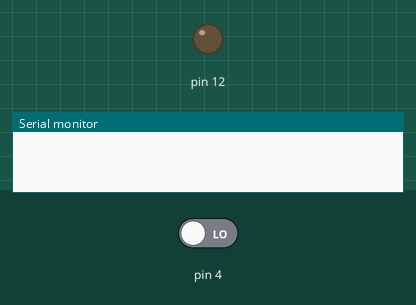
This sketch was run on a simulated Arduino Uno, built with avr-gcc and run on an emulated ATmega328P. Shown: output pins drawn as LEDs (lit = HIGH), the last lines printed to the serial monitor. The inputs (shaded band) are chosen by the test bench; at power-on: pin 4 LOW.

Above: at 1.8 s.
1.9 s: pin 4 driven HIGH
4.9 s: pin 4 driven LOW
At 7.8 s:
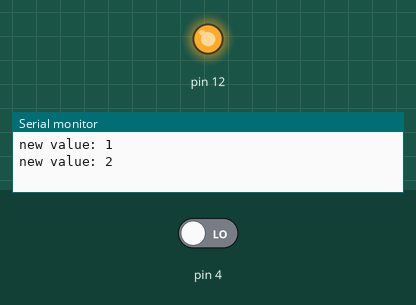
Timing chart, 0 to 13.9 s (numbered marks = the images above; inputs shaded):
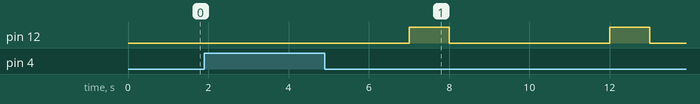

The sketch:

COutputPWM.ino
```cpp
#include <Streaming.h>
#include "COutputPWM.h"

COutputPWM m_oPumpe (12, false, 0, 10);

void setup()
{
  Serial.begin (9600);
}

byte m_byValue = 0;

void loop()
{
  m_oPumpe.Write ();

  if (digitalRead(4))
  {
    m_oPumpe.SetUp (++m_byValue, 10);
    Serial << F("new value: ") << m_byValue << endl;
    delay(1000);
  }
  delay (500);
}
```

COutputPWM.cpp
```cpp
//#define DEBUG_COutputPWM

#include "COutputPWM.h"

//----------------------------------------
// constructor
//----------------------------------------
COutputPWM::COutputPWM (int           i_DO,
                        bool          i_bTimeBased,
                        unsigned long i_tOn,
                        unsigned long i_tTotal)
{
  m_DO         = i_DO;
  m_bTimeBased = i_bTimeBased;
  m_tOn        = i_tOn;
  m_tTotal     = i_tTotal;

  pinMode (i_DO, OUTPUT);
}

//----------------------------------------
// Write
//----------------------------------------
void COutputPWM::Write ()
{
  bool bState = false;
  if (m_bTimeBased)
  {
    unsigned long tNow = millis();
    if (tNow - m_tStart > m_tTotal)
      m_tStart = tNow;
    if (tNow - m_tStart <= m_tOn)
      bState = true;
  }
  else
  {
    if (m_tStart < m_tOn || m_tOn >= m_tTotal)
      bState = true;
    m_tStart++;
    if (m_tStart >= m_tTotal)
      m_tStart = 0;
  }
#ifdef DEBUG_COutputPWM
  Serial << F("COutputPWM::Write() current=") << m_tStart << F(" set=") << m_tOn << "/" << m_tTotal << F(" state=") << bState << endl;
#endif

  if (bState != m_bLastState)
    digitalWrite (m_DO, bState);
  m_bLastState = bState;
}

//----------------------------------------
// SetUp
//----------------------------------------
void COutputPWM::SetUp (unsigned long i_tOn,
                        unsigned long i_tTotal)
{
  m_tOn    = i_tOn;
  m_tTotal = i_tTotal;
}
```

COutputPWM.h
```cpp
#ifndef COutputPWM_h
#define COutputPWM_h

#ifdef DEBUG_COutputPWM
#include "Streaming.h"
#endif

#include "Arduino.h"

class COutputPWM
{
public:
  //----------------------------------------------------------------------------
  COutputPWM (int           i_DO,
              bool          i_tTimeBased,
              unsigned long i_tOn,
              unsigned long i_tTotal);

  //----------------------------------------------------------------------------
  // Write
  //----------------------------------------------------------------------------
  void Write ();

  //----------------------------------------------------------------------------
  // SetUp
  //----------------------------------------------------------------------------
  void SetUp (unsigned long i_tOn,
              unsigned long i_tTotal);

private:
  int           m_DO     = 0;
  unsigned long m_tOn    = 0;
  unsigned long m_tTotal = 0;
  unsigned long m_tStart = 0;
  bool          m_bLastState = LOW;
  bool          m_bTimeBased = false;
};

#endif
```

Measured:
- by itself, pin 12: alternates HIGH for 1.0 s and LOW for 4.0 s
